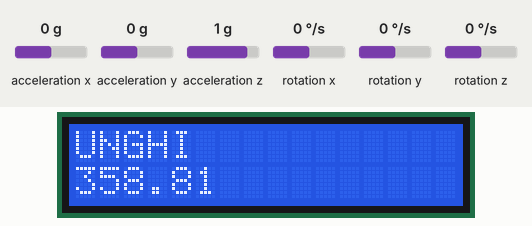
Recording of a sketch running on a simulated Arduino Uno, built with avr-gcc and run on an emulated ATmega328P. Shown: 16×2 character LCD. Wiring (inferred from the names in the program): MPU-6050 motion sensor at I2C address 0x68. Inputs (shaded band) come from the test bench; at power-on: acceleration y 0 g, acceleration z 1 g, acceleration x 0 g, rotation x 0 °/s, rotation y 0 °/s, rotation z 0 °/s.

Above: at 4.2 s.
4.3 s: acceleration y set to -1.4 g
At 4.9 s:
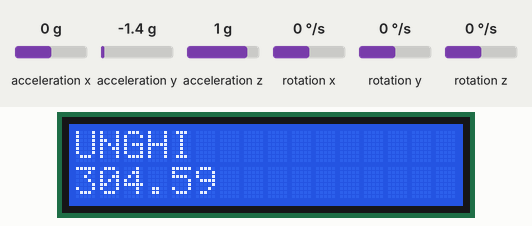
7.3 s: acceleration z set to -1.4 g
At 8.0 s:
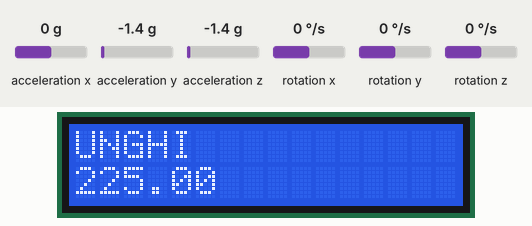
9.1 s: acceleration y set to -0.8 g
At 9.5 s:
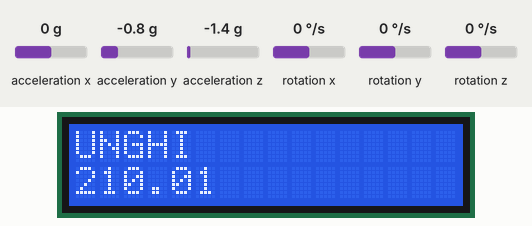
10.6 s: acceleration z set to 0 g
At 11.0 s:
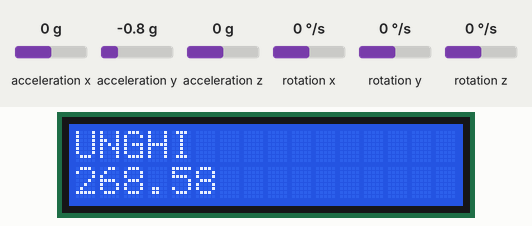
Timing chart, 0 to 13.1 s (numbered marks = the images above; inputs shaded):
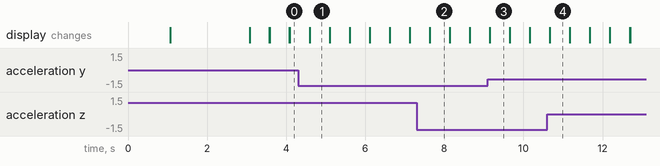

The sketch:

PTDM.ino
```cpp
#include <LiquidCrystal.h>
#include <Wire.h>

const int rsPin = 9;

const int enablePin = 8;

const int d4Pin = 4;

const int d5Pin = 5;

const int d6Pin = 6;

const int d7Pin = 7;

LiquidCrystal lcd(rsPin, enablePin, d4Pin, d5Pin, d6Pin, d7Pin);

const int MPU_addr=0x68;

int16_t axis_X,axis_Y,axis_Z;

int minVal=265;
int maxVal=402;

double x;
double y;
double z;

int pos = 0;

void setup()
{
  Wire.begin();
  Wire.beginTransmission(MPU_addr);
  Wire.write(0x6B);
  Wire.write(0);
  Wire.endTransmission(true);


  lcd.begin(16,2);
  lcd.print("MARTINOV ANA");
  delay(1000);
  lcd.clear();
  lcd.setCursor(0,0);
  lcd.print("Arduino");
  lcd.setCursor(0,1);
  lcd.print("MPU6050");
  delay(2000);
  lcd.clear();
}

void loop()
{
  Wire.beginTransmission(MPU_addr);
  Wire.write(0x3B);
  Wire.endTransmission(false);
  Wire.requestFrom(MPU_addr,14,true);

  axis_X=Wire.read()<<8|Wire.read();
  axis_Y=Wire.read()<<8|Wire.read();
  axis_Z=Wire.read()<<8|Wire.read();

    int xAng = map(axis_X,minVal,maxVal,-90,90);
    int yAng = map(axis_Y,minVal,maxVal,-90,90);
    int zAng = map(axis_Z,minVal,maxVal,-90,90);

   x= RAD_TO_DEG * (atan2(-yAng, -zAng)+PI);
     int pos = map(x,0,180,0,180);
     lcd.setCursor(0,0);
     lcd.print("UNGHI");
     lcd.setCursor(0,1);
     lcd.print(x);
     delay(500);
     lcd.clear();
}
```

Measured:
- after the input at 4.3 s, the display: first differs from a run without the input after 0.29 s (image 1)
- after the input at 7.3 s, the display: first differs from a run without the input after 0.33 s (image 2)
- after the input at 9.1 s, the display: first differs from a run without the input after 0.05 s (image 3)
- after the input at 10.6 s, the display: first differs from a run without the input after 0.07 s (image 4)
- what the display in image 1 shows lasts 0.5 s, from 4.6 s to 5.1 s
